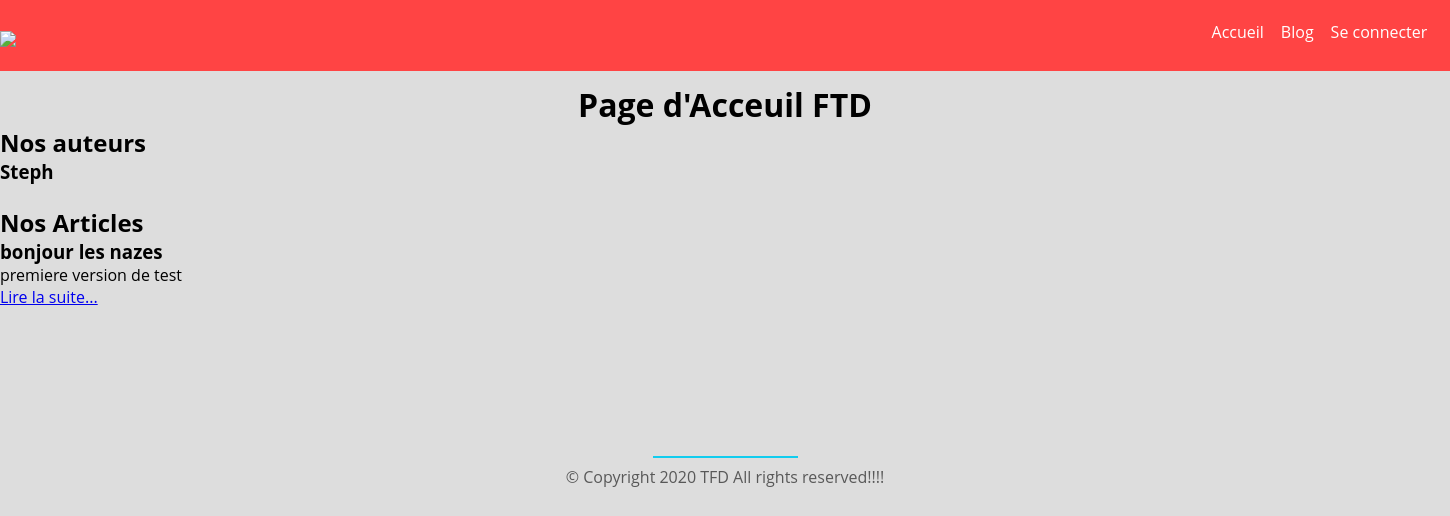
The page / on the database its author committed.
### blog/models.py (models this page shows, shortened)
class Article(models.Model):
    titre = models.CharField(max_length=30)
    auteur = models.CharField(max_length=60)
    slug = models.SlugField(max_length=100,null=True,unique= True)
    contenu = models.TextField(null=True)
    date = models.DateTimeField(auto_now_add=True, auto_now=False, verbose_name="Date de parution")
    categorie = models.ForeignKey('Categorie', on_delete=models.CASCADE, blank=True, null=True)

### First_Test_Django/views.py (the view)
# urls.py: url('^$', index, name='index'),
def index (request):
    article= Article.objects.all
    return render(request, 'blog/HTML/Main.index.html',{'derniers_articles':article})

### Templates/blog/HTML/Main.index.html (shortened to what this page needs)
{% extends "blog/HTML/structuration.html" %}
    {% load static %}
    {% block nav %}
        <h1 class="h1_center">Page d'Acceuil FTD</h1>
	<h2>Nos auteurs</h2>
    {%for article in derniers_articles%}
					<div class="article">
						<h3>{{article.auteur}}</h3>
					</div>
					  {% empty %}
					<p>Aucun article {{ article.auteur }}</p>
    {% endfor %}
<br>
<h2>Nos Articles</h2>
    {%for article in derniers_articles%}
					<div class="article">
						<h3>{{article.titre}}</h3>
						<p>{{article.contenu| truncatewords_html:80}}</p>
						<p><a href="{%url 'article' article.id %}">Lire la suite...</a> </p>
					</div>
    {% endfor %}
    {% endblock %}

### Templates/blog/CSS/Style.css (style rules this page uses)
* { margin:0; padding:0; }
body { font-family: 'Open Sans', Helvetica, Arial, sans-serif; background-color: #DDD; }
.h1_center { text-align: center; }

### rows shown on the page
Article: auteur "Steph", titre "bonjour les nazes", contenu "premiere version de test"
